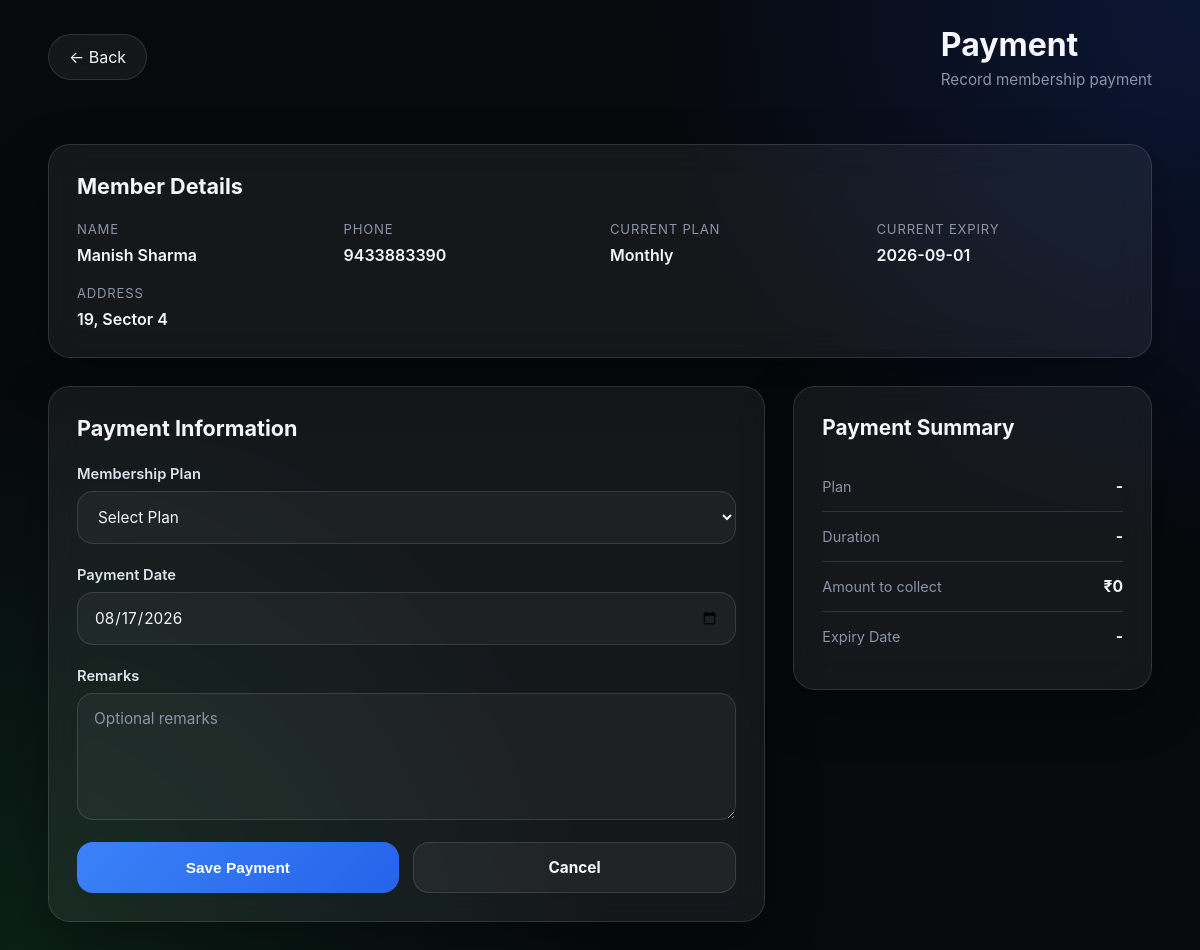
Page /members/13/membership (signed in) on the earlier database version.
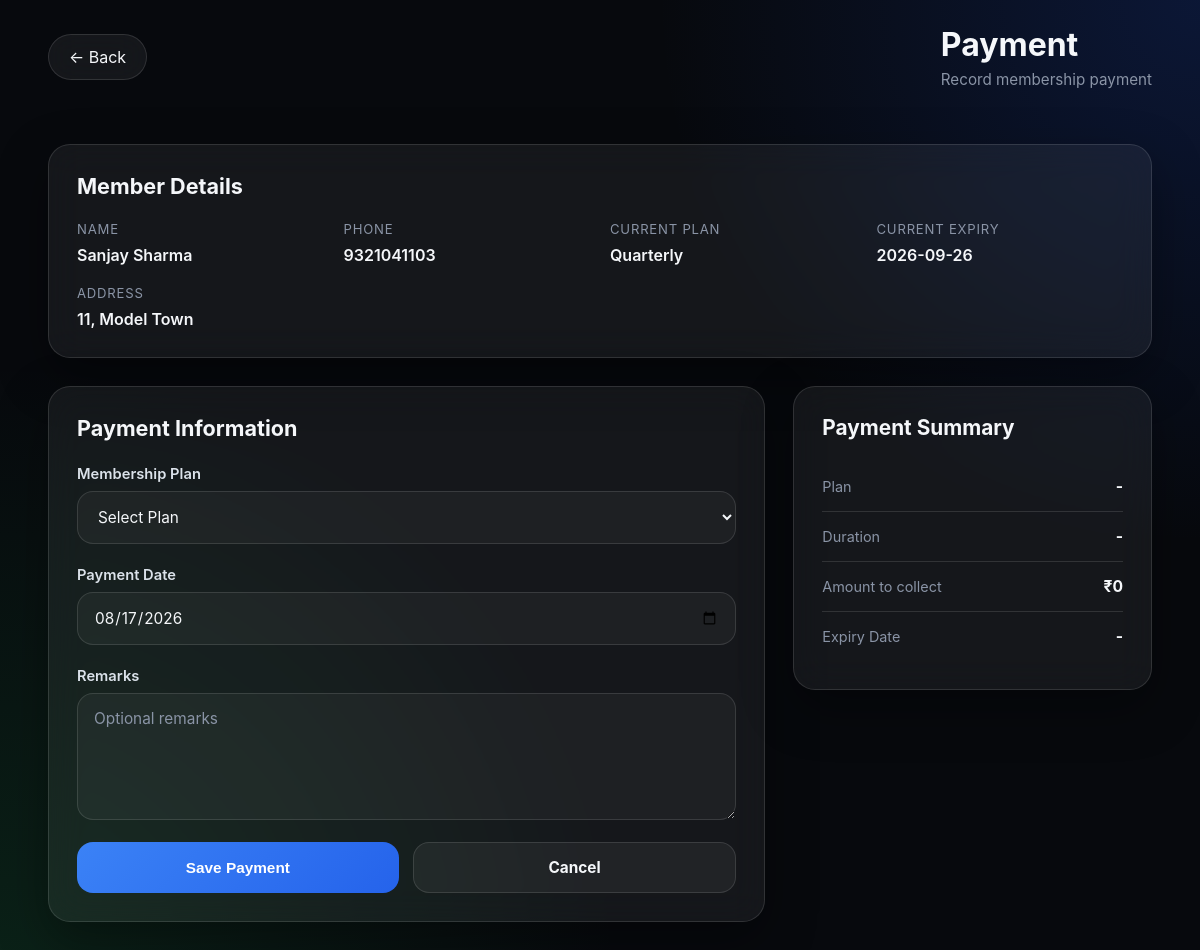
Same page on the later database version.
### models.py (models this page shows, shortened)
class Member(db.Model):
    __tablename__ = "member"
    id = db.Column(db.Integer, primary_key=True)
    owner_id = db.Column(
        db.Integer,
        db.ForeignKey("gym_owner.id"),
        nullable=False,
        index=True
    )
    name = db.Column(db.String(100), nullable=False)
    address = db.Column(db.String(150), nullable=False)
    phone = db.Column(db.String(15), nullable=False)
    join_date = db.Column(db.Date, nullable=False)
    notes = db.Column(db.Text)
    active = db.Column(db.Boolean, default=True)
    current_plan_id = db.Column(
        db.Integer,
        db.ForeignKey("membership_plan.id")
    )
    current_plan = db.relationship("MembershipPlan", foreign_keys=[current_plan_id])
    membership_start = db.Column(db.Date)
    membership_expiry = db.Column(db.Date)
    memberships = db.relationship(
        "Membership",
        backref="member",
        lazy=True,
        cascade="all, delete-orphan"
    )
    attendance = db.relationship(
        "Attendance",
        backref="member",
        lazy=True,
        cascade="all, delete-orphan"
    )
    __table_args__ = (
        db.UniqueConstraint(
            "owner_id",
            "name",
            name="uq_owner_member_name"
        ),
    )

class MembershipPlan(db.Model):
    __tablename__ = "membership_plan"
    id = db.Column(db.Integer, primary_key=True)
    owner_id = db.Column(
        db.Integer,
        db.ForeignKey("gym_owner.id"),
        nullable=False
    )
    name = db.Column(db.String(30), nullable=False)
    duration_months = db.Column(db.Integer, nullable=False)
    fee = db.Column(db.Integer, nullable=False)
    active = db.Column(db.Boolean, default=True)
    __table_args__ = (
        db.UniqueConstraint(
            "owner_id",
            "name",
            name="uq_owner_plan_name"
        ),
    )

### routes/members.py (the view, shortened to what this page needs)
@members_bp.route("/members/<int:member_id>/membership", methods=["GET", "POST"])
@login_required
def add_membership(member_id):
    member = Member.query.get_or_404(member_id)
    if member.owner_id != current_user.id:
        abort(403)
    plans = MembershipPlan.query.filter_by(owner_id=current_user.id, active=True).all()
    errors = {}
    return render_template("payment.html", member=member, plans=plans, errors=errors, server_error=False)

### main.py (called while the page is built)
def create_app():
    app = Flask(__name__)
    app.secret_key = "ppp"
    app.config["SQLALCHEMY_DATABASE_URI"] = "sqlite:///gym.db"
    app.config["SQLALCHEMY_TRACK_MODIFICATIONS"] = False
    db.init_app(app)
    login_manager = LoginManager()
    login_manager.init_app(app)
    login_manager.login_view = "auth.login"
    @login_manager.user_loader
    def load_user(user_id):
        return db.session.get(GymOwner, int(user_id))
    from routes.admin import admin_bp
    from routes.auth import auth_bp
    from routes.members import members_bp
    from routes.settings import settings_bp
    app.register_blueprint(auth_bp)
    app.register_blueprint(members_bp)
    app.register_blueprint(settings_bp)
    app.register_blueprint(admin_bp)
    return app

### templates/payment.html (shortened to what this page needs)
<!DOCTYPE html>
<html lang="en">
<head>
  <link rel="stylesheet" href="{{ url_for('static', filename='css/payment.css') }}">
</head>
<body>
  <header class="topbar">
    <a href="javascript:history.back()" class="back-btn">
      ← Back
    </a>
    <div class="title-area">
      <h1>Payment</h1>
      <p>Record membership payment</p>
    </div>
  </header>
  <main class="page">
    <section class="member-card glass">
      <div class="card-header">
        <h2>Member Details</h2>
      </div>
      <div class="member-grid">
        <div class="item">
          <span class="label">Name</span>
          <span class="value">{{ member.name }}</span>
        </div>
        <div class="item">
          <span class="label">Phone</span>
          <span class="value">{{ member.phone }}</span>
        </div>
        <div class="item">
          <span class="label">Current Plan</span>
          <span class="value">
            {{ member.current_plan.name if member.current_plan else "No Active Plan" }}
          </span>
        </div>
        <div class="item">
          <span class="label">Current Expiry</span>
          <span class="value">
            {{ member.membership_expiry or "-" }}
          </span>
        </div>
        <div class="item full">
          <span class="label">Address</span>
          <span class="value">
            {{ member.address }}
          </span>
        </div>
      </div>
    </section>
    <section class="payment-layout">
      <form method="POST" class="glass payment-form" novalidate
        data-current-expiry="{{ member.membership_expiry.isoformat() if member.membership_expiry else '' }}">
        <h2>Payment Information</h2>
        <div class="form-group">
          <label for="plan_id">
            Membership Plan
          </label>
          <select id="plan_id" name="plan_id" required>
            <option value="">
              Select Plan
            </option>
            {% for plan in plans %}
            <br>
            {% endfor %}
          </select>
        </div>
        <div class="form-group">
          <label for="payment_date">
            Payment Date
          </label>
          <input type="date" id="payment_date" name="payment_date">
        </div>
        <div class="form-group">
          <label for="remarks">
            Remarks
          </label>
          <textarea id="remarks" name="remarks" rows="5" placeholder="Optional remarks"></textarea>
        </div>
        <div class="form-actions">
          <button type="submit" class="primary-btn">
            Save Payment
          </button>
          <a href="javascript:history.back()" class="secondary-btn">
            Cancel
          </a>
        </div>
      </form>
      <aside class="glass summary-card">
        <h2>Payment Summary</h2>
        <div class="summary-row">
          <span>Plan</span>
          <strong id="summary-plan">
          </strong>
        </div>
        <div class="summary-row">
          <span>Duration</span>
          <strong id="summary-duration">
          </strong>
        </div>
        <div class="summary-row">
          <span>Amount to collect</span>
          <strong id="summary-fee">
            ₹0
          </strong>
        </div>
        <div class="summary-row">
          <span>Expiry Date</span>
          <strong id="summary-expiry">
          </strong>
        </div>
      </aside>
    </section>
  </main>
</body>
</html>

Differences in the rows shown:
no longer on this page (row unchanged): MembershipPlan: current_plan "Monthly"
changed Member: name "Manish Sharma" → "Sanjay Sharma"; phone "9433883390" → "9321041103"; membership_expiry "2026-09-01" → "2026-09-26"; address "19, Sector 4" → "11, Model Town"
now on this page (row unchanged): MembershipPlan: current_plan "Quarterly"
